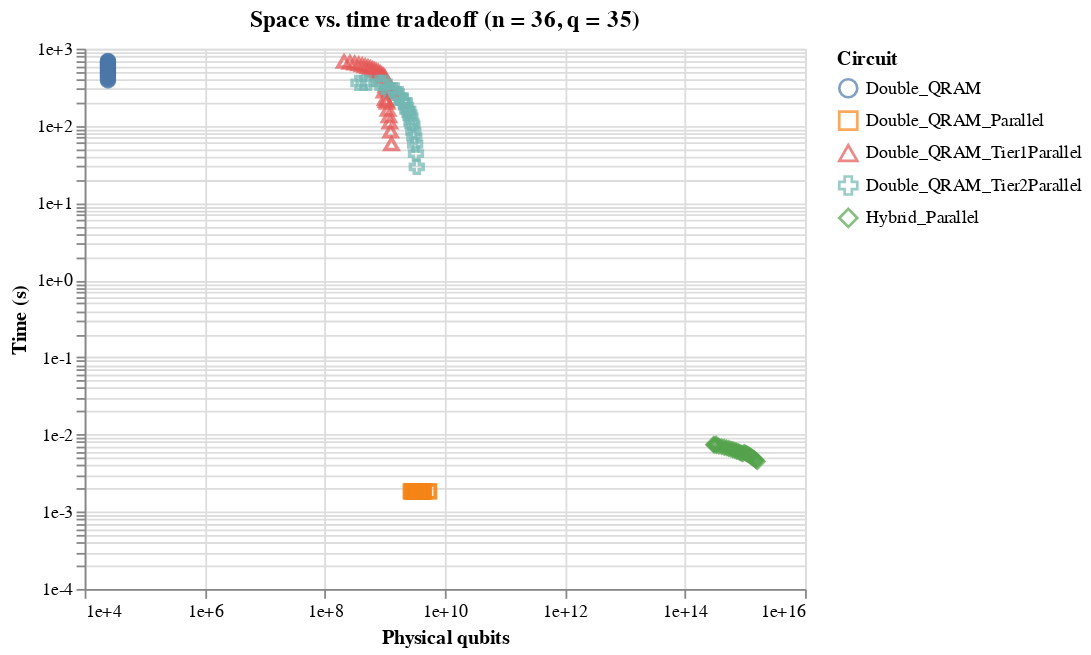

The code cell stored with this chart in its notebook:
### Code cell
# Space vs. time tradeoff for double and hybrid parallel only
hybrids = df[df['name'] == 'Hybrid_Parallel']
hybrids = hybrids[np.logical_and(hybrids['n'] == 36, hybrids['q'] == 35)]
doubles = df[np.logical_and([df['name'][i][0:6] == "Double" for i in range(df.shape[0])], np.logical_and(df['n'] == 36, df['q'] == 35))]
doubles = doubles[doubles['b1'] == 17]

h_lines = Chart(hybrids, title="Space vs. time tradeoff (n = 36, q = 35)").mark_point(size=50).encode(x=X('total_phys_q',
                                  scale=Scale(type='log',
                                              domain=[1e4,1e16]),
                                  axis=Axis(title="Physical qubits",
                                            format="e")),
                              y=Y('total_time',
                                  scale=Scale(type='log',domain=[1e-4,1e3]),
                                  axis=Axis(title="Time (s)",
                                            format="e")),
                               shape='name',                                                                                     
                              color=Color('name', legend=Legend(title="Circuit"))
                              )

d_lines = Chart(doubles, title="Space vs. time tradeoff (n = 36, q = 35)").mark_point(size=50).encode(x=X('total_phys_q',
                                  scale=Scale(type='log',
                                              domain=[1e4,1e16]),
                                  axis=Axis(title="Physical qubits",
                                            format="e",tickCount=6)),
                              y=Y('total_time',
                                  scale=Scale(type='log',domain=[1e-4,1e3]),
                                  axis=Axis(title="Time (s)",
                                            format="e")),
                               shape='name',                                                                                     
                              color=Color('name', legend=Legend(title="Circuit"))
                              )
h_lines + d_lines
